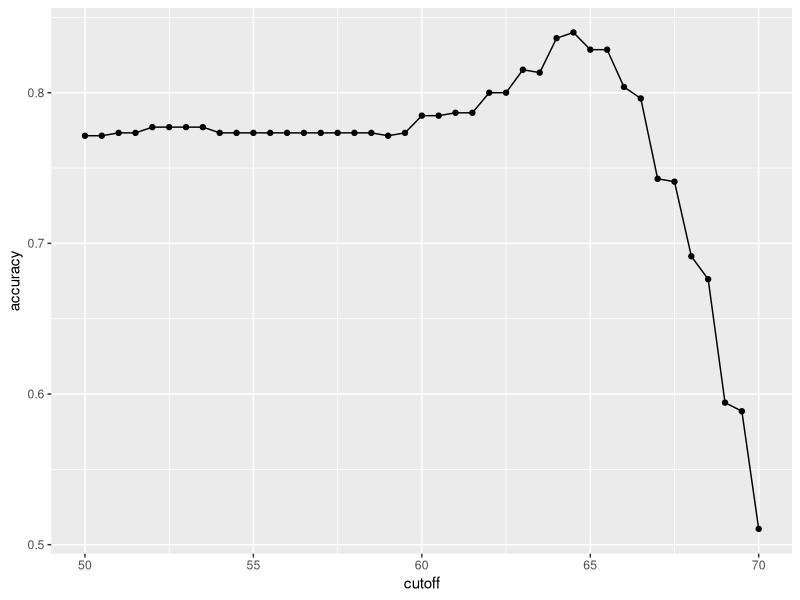

Write R code to recreate this figure.
###Non-ML algorithms to predict a category###

#Get all required R packages
library(tidyverse)
library(caret)

#Get the source data
library(dslabs)
data(heights)

#define the dependent (outcome) and indepdent variables (predictors)
y <- heights$sex
x <- heights$height

# split up data into training and test sets using caret's createDataPartition
set.seed(2, sample.kind = "Rounding") # only use seed setting for testing purposes!
test_index <- createDataPartition(y, times = 1, p = 0.5, list = FALSE) #generate indexes for randomly splitting data.
#https://topepo.github.io/caret/data-splitting.html
test_set <- heights[test_index, ] #put all rows in test_index in the test_set
train_set <- heights[-test_index, ] #put all rows apart from those in test_index in the train_set

# guess the outcome
y_hat <- sample(c("Male", "Female"), length(test_index), replace = TRUE) %>% factor(levels = levels(test_set$sex)) #create a random outcome

# compute accuracy of random guess
mean(y_hat == test_set$sex)

#find out more about the data, to use other guessing methods, such as cutoff points
heights %>% group_by(sex) %>% summarize(mean(height), sd(height)) #oh, so interesting, if height is more than 62, let's say it's a man
y_hat <- ifelse(x > 62, "Male", "Female") %>% factor(levels = levels(test_set$sex))

#how good is this accuracy of cut off point?
mean(y == y_hat)

# examine the accuracy of 10 cutoffs
cutoff <- seq(50, 70, 0.5) #create different cut-off points, with 0.5 as the steps
accuracy <- map_dbl(cutoff, function(x){
  y_hat <- ifelse(train_set$height > x, "Male", "Female") %>% 
    factor(levels = levels(test_set$sex))
  mean(y_hat == train_set$sex)
}) #take different cutoff points and do the same ifelse function as before


#visualize the accuracy levels of different cutoffs
data.frame(cutoff, accuracy) %>% 
  ggplot(aes(cutoff, accuracy)) + 
  geom_point() + 
  geom_line() 
max(accuracy)

#which cut-off has the max value in accuracy list?
best_cutoff <- cutoff[which.max(accuracy)]
best_cutoff

#use this best cutoff on our test set to see how it plays out in real life
y_hat <- ifelse(test_set$height > best_cutoff, "Male", "Female") %>% 
  factor(levels = levels(test_set$sex))
y_hat <- factor(y_hat)
mean(y_hat == test_set$sex)
